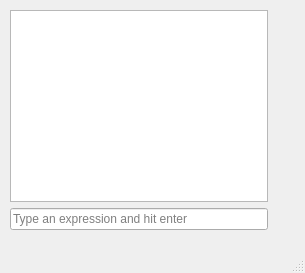
<?xml version="1.0" encoding="UTF-8"?>
<ui version="4.0">
 <class>MainWindow</class>
 <widget class="QMainWindow" name="MainWindow">
  <property name="geometry">
   <rect>
    <x>0</x>
    <y>0</y>
    <width>305</width>
    <height>273</height>
   </rect>
  </property>
  <property name="windowTitle">
   <string>MainWindow</string>
  </property>
  <widget class="QWidget" name="centralwidget">
   <widget class="QWidget" name="">
    <property name="geometry">
     <rect>
      <x>10</x>
      <y>10</y>
      <width>258</width>
      <height>220</height>
     </rect>
    </property>
    <layout class="QVBoxLayout" name="verticalLayout">
     <item>
      <widget class="QTextBrowser" name="textBrowser"/>
     </item>
     <item>
      <widget class="QLineEdit" name="lineEdit">
       <property name="toolTip">
        <string/>
       </property>
       <property name="whatsThis">
        <string/>
       </property>
       <property name="inputMask">
        <string/>
       </property>
       <property name="text">
        <string/>
       </property>
       <property name="placeholderText">
        <string>Type an expression and hit enter</string>
       </property>
      </widget>
     </item>
    </layout>
   </widget>
  </widget>
  <widget class="QMenuBar" name="menubar">
   <property name="geometry">
    <rect>
     <x>0</x>
     <y>0</y>
     <width>305</width>
     <height>21</height>
    </rect>
   </property>
  </widget>
  <widget class="QStatusBar" name="statusbar"/>
 </widget>
 <resources/>
 <connections/>
</ui>
